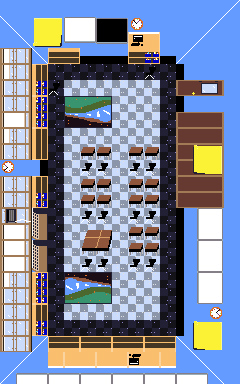

This is a level from a 2D game, rendered from its Tiled map with the project's own tilesets. A one-line summary and the complete map file follow:
An orthogonal 15x24 tile map with 16x16 px tiles, 4 tile layers (Tile Layer 1, collide, moveable, decoration) and 22 objects (18x find, 3x student, teacher).

<map version="1.10" tiledversion="1.10.2" orientation="orthogonal" renderorder="right-down" width="15" height="24" tilewidth="16" tileheight="16" infinite="0" nextlayerid="6" nextobjectid="49">
 <editorsettings>
  <export target="exports/classroom_1..tmj" format="json" />
 </editorsettings>
 <tileset firstgid="1" source="CLASSROOM.tsx" />
 <layer id="1" name="Tile Layer 1" width="15" height="24">
  <data encoding="csv">
4,4,4,4,4,4,4,4,4,4,4,4,4,4,44,
43,4,4,4,4,4,4,4,4,4,4,4,4,44,4,
4,43,4,4,4,4,4,4,4,4,4,4,44,4,4,
4,4,43,4,4,4,4,4,4,4,4,44,4,4,4,
4,4,4,3,3,3,3,3,3,3,3,4,4,4,4,
4,4,4,3,2,2,2,2,2,2,3,4,4,4,4,
4,4,4,3,3221225496,3221225495,3221225494,2,2,2,3,4,4,4,4,
4,4,4,3,3221225493,3221225492,3221225491,2,2,2,3,4,4,4,4,
4,4,4,3,2,2,2,2,2,2,3,4,4,4,4,
4,4,4,3,2,2,2,2,2,2,3,4,4,4,4,
4,4,4,3,2,2,2,2,2,2,3,4,4,4,4,
4,4,4,3,2,2,2,2,2,2,3,4,4,4,4,
4,4,4,3,2,2,2,2,2,2,3,4,4,4,4,
4,4,4,3,2,2,2,2,2,2,3,4,4,4,4,
4,4,4,3,2,2,2,2,2,2,3,4,4,4,4,
4,4,4,3,2,2,2,2,2,2,3,4,4,4,4,
4,4,4,3,2,2,2,2,2,2,3,4,4,4,4,
4,4,4,3,19,20,21,2,2,2,3,4,4,4,4,
4,4,4,3,22,23,24,2,2,2,3,4,4,4,4,
4,4,4,3,2,2,2,2,2,2,3,4,4,4,4,
4,4,4,3,3,3,3,3,3,3,3,4,4,4,4,
4,4,44,4,4,4,4,4,4,4,4,43,4,4,4,
4,44,4,4,4,4,4,4,4,4,4,4,43,4,4,
44,4,4,4,4,4,4,4,4,4,4,4,4,43,4
</data>
 </layer>
 <layer id="2" name="collide" width="15" height="24">
  <data encoding="csv">
0,0,0,0,0,0,0,0,0,0,0,0,0,0,0,
0,0,0,0,17,15,28,29,33,0,0,0,0,0,0,
0,0,0,0,18,16,30,31,50,49,0,0,0,0,0,
1610612742,1610612745,0,13,12,39,39,39,13,12,39,0,0,0,0,
1610612742,1610612745,1610612748,0,0,0,0,0,0,0,0,40,0,0,0,
1610612741,1610612745,1610612749,0,0,0,0,0,0,0,0,2684354596,2684354595,2684354598,0,
1610612741,1610612745,1610612748,0,0,0,0,0,0,0,0,40,0,0,0,
1610612743,1610612746,1610612749,0,0,0,0,0,0,0,0,2684354596,2684354619,2684354618,0,
1610612742,1610612745,1610612748,0,0,0,0,0,0,0,0,2684354596,2684354619,2684354618,0,
1610612741,1610612745,1610612749,0,0,0,0,0,0,0,0,2684354596,2684354619,2684354618,0,
1610612769,0,42,0,0,0,0,0,0,0,0,2684354596,2684354619,2684354618,0,
1610612741,1610612745,1610612748,0,0,0,0,0,0,0,0,2684354596,2684354619,2684354618,0,
1610612741,1610612745,1610612749,0,0,0,0,0,0,0,0,2684354596,2684354619,2684354618,0,
1610612744,1610612747,1610612762,0,0,0,0,0,0,0,0,40,2684354578,2684354577,0,
1610612743,1610612746,1610612763,0,0,0,0,0,0,0,0,40,2684354576,2684354575,0,
1610612743,1610612746,1610612762,0,0,0,0,0,0,0,0,40,2684354578,2684354577,0,
1610612743,1610612746,1610612763,0,0,0,0,0,0,0,0,40,2684354576,2684354575,0,
1610612742,1610612745,1610612748,0,0,0,0,0,0,0,0,40,2684354578,2684354577,0,
1610612741,1610612745,1610612749,0,0,0,0,0,0,0,0,40,2684354576,2684354575,0,
1610612741,1610612745,1610612748,0,0,0,0,0,0,0,0,40,0,2684354593,0,
1610612741,1610612745,1610612749,0,0,0,0,0,0,0,0,40,0,0,0,
1610612741,1610612745,0,3221225484,3221225485,3221225484,3221225485,3221225484,3221225485,3221225484,3221225485,0,0,0,0,
0,0,0,3221225522,3221225521,3221225522,3221225521,3221225522,3221225521,3221225522,3221225521,0,0,0,0,
0,3221225488,3221225490,3221225488,3221225490,3221225488,3221225490,3221225488,3221225490,3221225488,3221225490,3221225488,3221225490,0,0
</data>
 </layer>
 <layer id="5" name="moveable" width="15" height="24">
  <data encoding="csv">
0,0,0,0,0,0,0,0,0,0,0,0,0,0,0,
0,0,0,0,0,0,0,0,0,0,0,0,0,0,0,
0,0,0,0,0,0,0,0,0,0,0,0,0,0,0,
0,0,0,0,0,0,0,0,0,0,0,0,0,0,0,
0,0,0,0,0,0,0,0,0,0,0,0,0,0,0,
0,0,0,0,0,0,0,0,0,0,0,0,0,0,0,
0,0,0,0,0,0,0,0,0,0,0,0,0,0,0,
0,0,0,0,0,0,0,0,0,0,0,0,0,0,0,
0,0,0,0,0,0,0,0,0,0,0,0,0,0,0,
0,0,0,0,0,25,25,0,25,25,0,0,0,0,0,
0,0,0,0,0,0,0,0,0,0,0,0,0,0,0,
0,0,0,0,0,25,25,0,25,25,0,0,0,0,0,
0,0,0,0,0,25,25,0,25,25,0,0,0,0,0,
0,0,0,0,0,0,0,0,0,0,0,0,0,0,0,
0,0,0,0,0,52,53,0,25,25,0,0,0,0,0,
0,0,0,0,0,51,54,0,25,25,0,0,0,0,0,
0,0,0,0,0,0,0,0,0,0,0,0,0,0,0,
0,0,0,0,0,0,0,0,0,0,0,0,0,0,0,
0,0,0,0,0,0,0,0,0,0,0,0,0,0,0,
0,0,0,0,0,0,0,0,0,0,0,0,0,0,0,
0,0,0,0,0,0,0,0,0,0,0,0,0,0,0,
0,0,0,0,0,0,0,0,0,0,0,0,0,0,0,
0,0,0,0,0,0,0,0,0,0,0,0,0,0,0,
0,0,0,0,0,0,0,0,0,0,0,0,0,0,0
</data>
 </layer>
 <layer id="3" name="decoration" width="15" height="24">
  <data encoding="csv">
0,0,0,0,0,0,0,0,0,0,0,0,0,0,0,
0,0,45,46,0,0,0,0,0,0,0,0,0,0,0,
0,0,47,48,0,0,0,0,14,0,0,0,0,0,0,
0,0,0,0,0,0,0,0,0,34,0,0,0,0,0,
0,0,0,0,0,0,0,0,0,32,0,0,0,0,0,
0,0,1610612770,32,0,0,0,0,0,0,0,0,0,0,0,
0,0,1610612770,0,0,0,0,0,0,0,0,0,0,0,0,
0,0,1610612770,0,0,0,0,0,0,0,0,0,0,0,0,
0,0,0,0,0,0,0,0,0,0,0,0,0,0,0,
0,0,0,0,0,0,0,0,0,0,0,0,2684354607,2684354605,0,
0,0,0,0,0,32,32,0,32,32,0,0,2684354608,2684354606,0,
0,0,0,0,0,0,0,0,0,0,0,0,0,0,0,
0,0,1610612770,0,0,0,0,0,0,0,0,0,0,0,0,
0,0,0,0,0,32,32,0,32,32,0,0,0,0,0,
0,0,0,0,0,0,0,0,0,0,0,0,0,0,0,
0,0,0,0,0,0,0,0,0,0,0,0,0,0,0,
0,0,0,0,0,32,32,0,32,32,0,0,0,0,0,
0,0,1610612770,0,0,0,0,0,0,0,0,0,0,0,0,
0,0,536870946,0,0,0,0,0,0,0,0,0,0,0,0,
0,0,0,0,0,0,0,0,0,0,0,0,0,0,0,
0,0,1610612770,0,0,0,0,0,0,0,0,0,2684354607,2684354605,0,
0,0,0,0,0,0,0,0,0,0,0,0,2684354608,2684354606,0,
0,0,0,0,0,0,0,0,3221225486,0,0,0,0,0,0,
0,0,0,0,0,0,0,0,0,0,0,0,0,0,0
</data>
 </layer>
 <objectgroup id="4" name="spawn">
  <object id="3" name="find" x="121.929" y="204.588">
   <point />
  </object>
  <object id="5" name="find" x="152" y="178.618">
   <point />
  </object>
  <object id="7" name="find" x="151.692" y="148.027">
   <point />
  </object>
  <object id="8" name="find" x="135" y="147.079">
   <point />
  </object>
  <object id="10" name="find" x="86.2059" y="148.104">
   <point />
  </object>
  <object id="11" name="find" x="103.026" y="148.18">
   <point />
  </object>
  <object id="12" name="find" x="89.2314" y="253.151">
   <point />
  </object>
  <object id="13" name="find" x="83" y="303.667">
   <point />
  </object>
  <object id="14" name="find" x="40.7083" y="289.208" rotation="-90">
   <point />
  </object>
  <object id="15" name="find" x="40.2917" y="314.375" rotation="-90">
   <point />
  </object>
  <object id="16" name="find" x="97.8333" y="331.833" rotation="-180">
   <point />
  </object>
  <object id="17" name="find" x="151.641" y="61.9127">
   <point />
  </object>
  <object id="18" name="find" x="66.4167" y="61.4681">
   <point />
  </object>
  <object id="19" name="student" x="137" y="101.667">
   <point />
  </object>
  <object id="20" name="student" x="145.333" y="305">
   <point />
  </object>
  <object id="21" name="student" x="76.3333" y="114.667">
   <point />
  </object>
  <object id="22" name="teacher" x="108.667" y="76.3333">
   <point />
  </object>
  <object id="23" name="find" x="170.583" y="324.958" rotation="90">
   <point />
  </object>
  <object id="24" name="find" x="102.097" y="255.579">
   <point />
  </object>
  <object id="25" name="find" x="135.625" y="223.097">
   <point />
  </object>
  <object id="26" name="find" x="153.641" y="223.331">
   <point />
  </object>
  <object id="27" name="find" x="42.75" y="183.25">
   <point />
  </object>
 </objectgroup>
</map>
